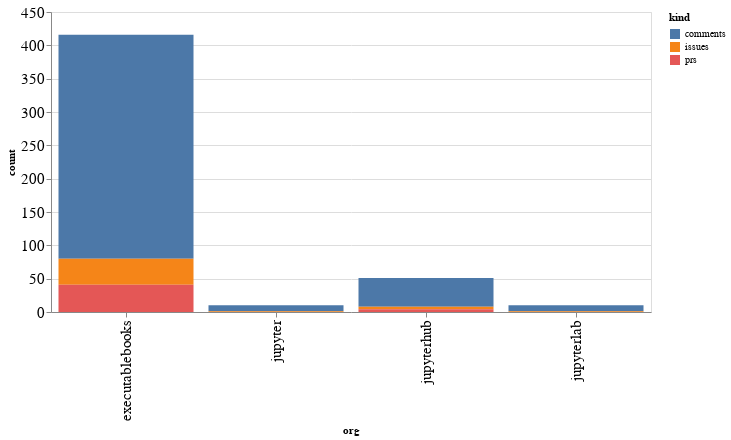

Source (notebook cell):
### Code cell
alt.Chart(org_summaries, width=600).mark_bar().encode(
    x='org',
    y='count',
    color='kind',
    tooltip="org"
)

### Figure 1 — Vega-Lite specification as saved in the notebook (floating-point values rounded to 4 significant figures)
{"config": {"axisLeft": {"labelFontSize": 15}, "axisBottom": {"labelFontSize": 15}}, "data": {"name": "data-c1409f7da9ff5c4eb4f1b26698d62769"}, "mark": "bar", "encoding": {"color": {"type": "nominal", "field": "kind"}, "tooltip": {"type": "nominal", "field": "org"}, "x": {"type": "nominal", "field": "org"}, "y": {"type": "quantitative", "field": "count"}}, "width": 600, "$schema": "https://vega.github.io/schema/vega-lite/v4.8.1.json", "datasets": {"data-c1409f7da9ff5c4eb4f1b26698d62769": [{"org": "executablebooks", "kind": "comments", "count": 336}, {"org": "executablebooks", "kind": "issues", "count": 39}, {"org": "executablebooks", "kind": "prs", "count": 41}, {"org": "jupyter", "kind": "comments", "count": 9}, {"org": "jupyter", "kind": "issues", "count": 1}, {"org": "jupyterhub", "kind": "comments", "count": 43}, {"org": "jupyterhub", "kind": "issues", "count": 4}, {"org": "jupyterhub", "kind": "prs", "count": 4}, {"org": "jupyterlab", "kind": "comments", "count": 9}, {"org": "jupyterlab", "kind": "issues", "count": 1}]}}
